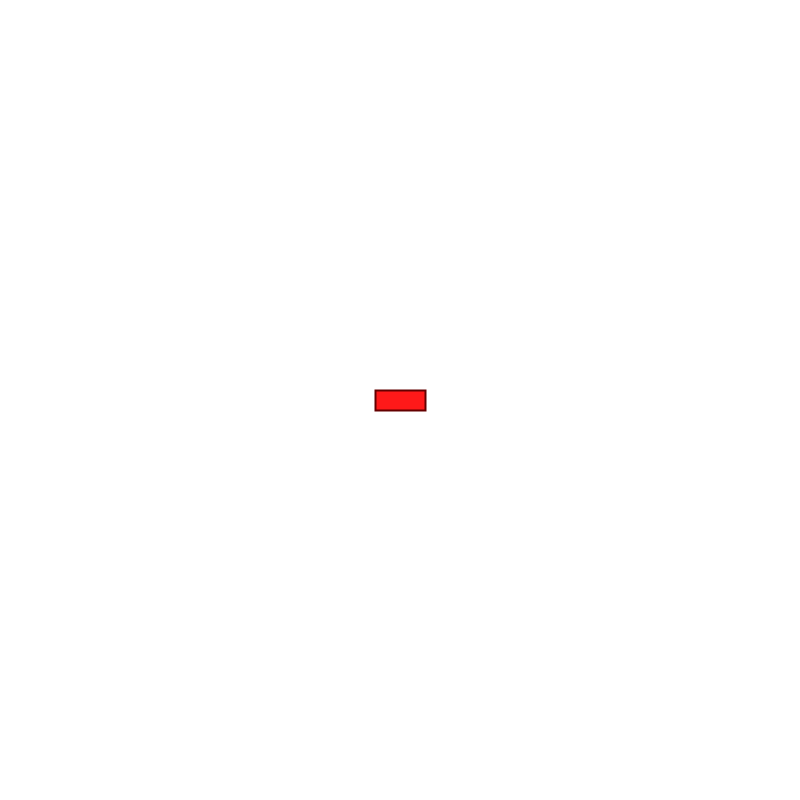
Frame 1 (no input)
Frame 60 (the mouse pressed at the canvas centre just before this capture): identical to frame 1, image omitted
Frame 120 (the mouse held since frame 60 and released just before this capture): identical to frame 1, image omitted

The Processing sketch that drew this single still picture (run headless with seeded random() and noise(); from frame 60 on, the mouse is pressed at the canvas centre):

// Processing sketch: Car_thingy
// ── Car_thingy.pde

Vehicle v;

ArrayList<PVector> points = new ArrayList<PVector>();

float time = 0;
float totalTime = 0;
float avgTime;
float count;

void setup() {
  
  
  rectMode(CENTER);
  textSize(10);
  textAlign(CENTER);
  
  size(800, 800);
  
  v = new Vehicle(width/2, height/2);
  
 
  
}

void draw() {
 
  time += 1/frameRate;
  
  background(255);
  
  
  
  for(PVector p : points) {
   
    fill(0);
    noStroke();
    ellipse(p.x, p.y, 5, 5);
    text(points.indexOf(p) + 1, p.x, p.y + 12);
    
  }
  if(points.size() > 0) {
  
    v.move(points.get(0));
  
    if(dist(v.location.x, v.location.y, points.get(0).x, points.get(0).y) < 20) {
     
      points.remove(0);
      
    }
  
  }
  
  if(points.size() == 0) {
   
    v.velocity = new PVector(0, 0);
    
  }
  
  if(points.size() == 1) {
   
    points.add(new PVector(random(200, width - 200), random(200, height - 200)));
    
  }
  
  
  v.update();
  v.display();
  
  
  
}

void mousePressed() {
 
  points.add(new PVector(mouseX, mouseY));
  
}
// ── Vehicle.pde

class Vehicle {
  
 PVector location, velocity, acceleration;
 
 float maxSpeed, maxForce;
 
 Vehicle(float x, float y) {
  
   location = new PVector(x, y);
   velocity = new PVector(0, 0);
   acceleration = new PVector(0, 0);
   
   maxSpeed = 10;
   maxForce = 1;
   
 }
  
 void update() {
  
   
   
 }
 
 void move(PVector inTarget) {
   
   location.add(velocity);
   velocity.add(acceleration);
   
   PVector target = new PVector(inTarget.x, inTarget.y);
   PVector desired = PVector.sub(target, location);
   
   desired.setMag(maxSpeed);
   
   PVector steering = PVector.sub(desired, velocity);
   steering.limit(maxForce);
   applyForce(steering);
   
 }
 
 void display() {
  
   float theta = velocity.heading2D() + PI/2;
   
   stroke(100, 0, 0);
   strokeWeight(2);
   
   pushMatrix();
   
   translate(location.x, location.y);
   rotate(theta);
   fill(255, 25, 25);
   rect(0, 0, 20, 50);
   
   popMatrix();
   
 }
  
 void applyForce(float x, float y) {
  
   PVector force = new PVector(x, y);
   
   acceleration = force;
   
 }
 
 void applyForce(PVector force) {
  
   acceleration = force;
   
 }
  
}
